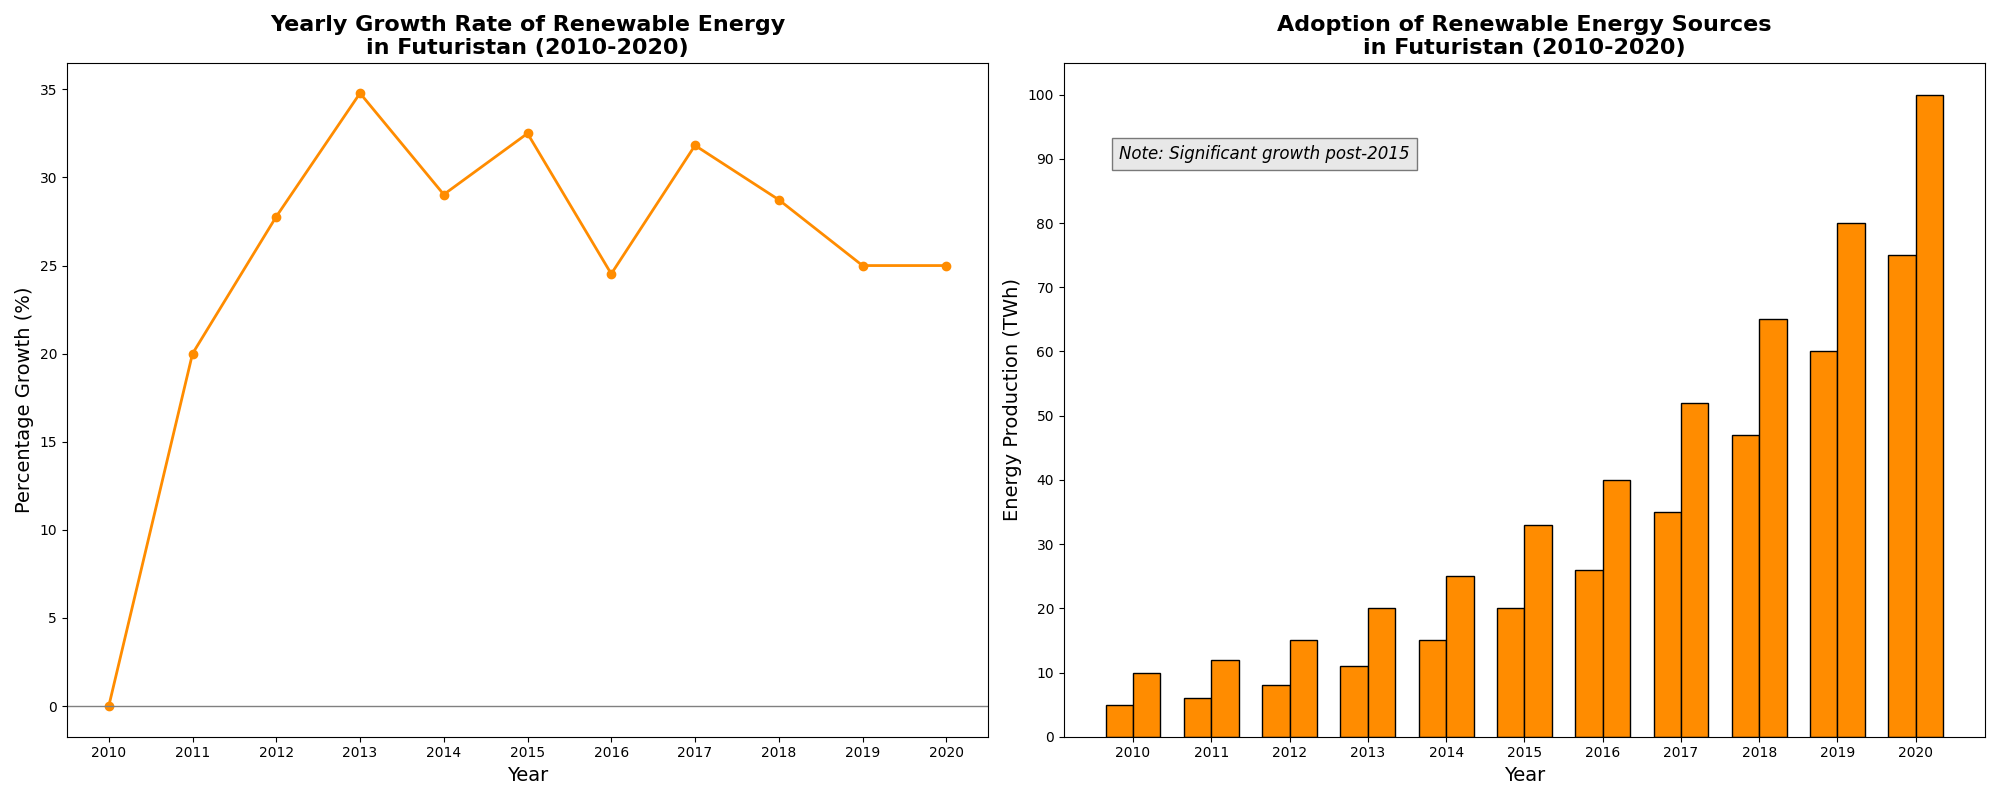

Write Python code to recreate this figure.
import matplotlib.pyplot as plt
import numpy as np

years = np.arange(2010, 2021)
solar_energy = np.array([5, 6, 8, 11, 15, 20, 26, 35, 47, 60, 75])
wind_energy = np.array([10, 12, 15, 20, 25, 33, 40, 52, 65, 80, 100])
cumulative_energy = solar_energy + wind_energy
percentage_growth = np.zeros(len(years))
percentage_growth[1:] = 100 * (cumulative_energy[1:] - cumulative_energy[:-1]) / cumulative_energy[:-1]

fig, axs = plt.subplots(1, 2, figsize=(20, 8))

# Apply a single color for both plots: darkorange
single_color = 'darkorange'

axs[0].plot(years, percentage_growth, marker='o', color=single_color, linewidth=2)
axs[0].set_title('Yearly Growth Rate of Renewable Energy\nin Futuristan (2010-2020)', fontsize=16, fontweight='bold')
axs[0].set_xlabel('Year', fontsize=14)
axs[0].set_ylabel('Percentage Growth (%)', fontsize=14)
axs[0].set_xticks(years)
axs[0].axhline(0, color='grey', linewidth=1)

bar_width = 0.35
x_solar = np.arange(len(years))
x_wind = x_solar + bar_width

axs[1].bar(x_solar, solar_energy, width=bar_width, color=single_color, edgecolor='black')
axs[1].bar(x_wind, wind_energy, width=bar_width, color=single_color, edgecolor='black')

axs[1].set_title('Adoption of Renewable Energy Sources\nin Futuristan (2010-2020)', fontsize=16, fontweight='bold')
axs[1].set_xlabel('Year', fontsize=14)
axs[1].set_ylabel('Energy Production (TWh)', fontsize=14)
axs[1].set_xticks(x_solar + bar_width / 2)
axs[1].set_xticklabels(years)
axs[1].set_yticks(np.arange(0, 110, 10))
axs[1].text(0, 90, 'Note: Significant growth post-2015', fontsize=12, style='italic',
            bbox={'facecolor': 'lightgray', 'alpha': 0.5, 'pad': 5})

plt.tight_layout()
plt.show()
